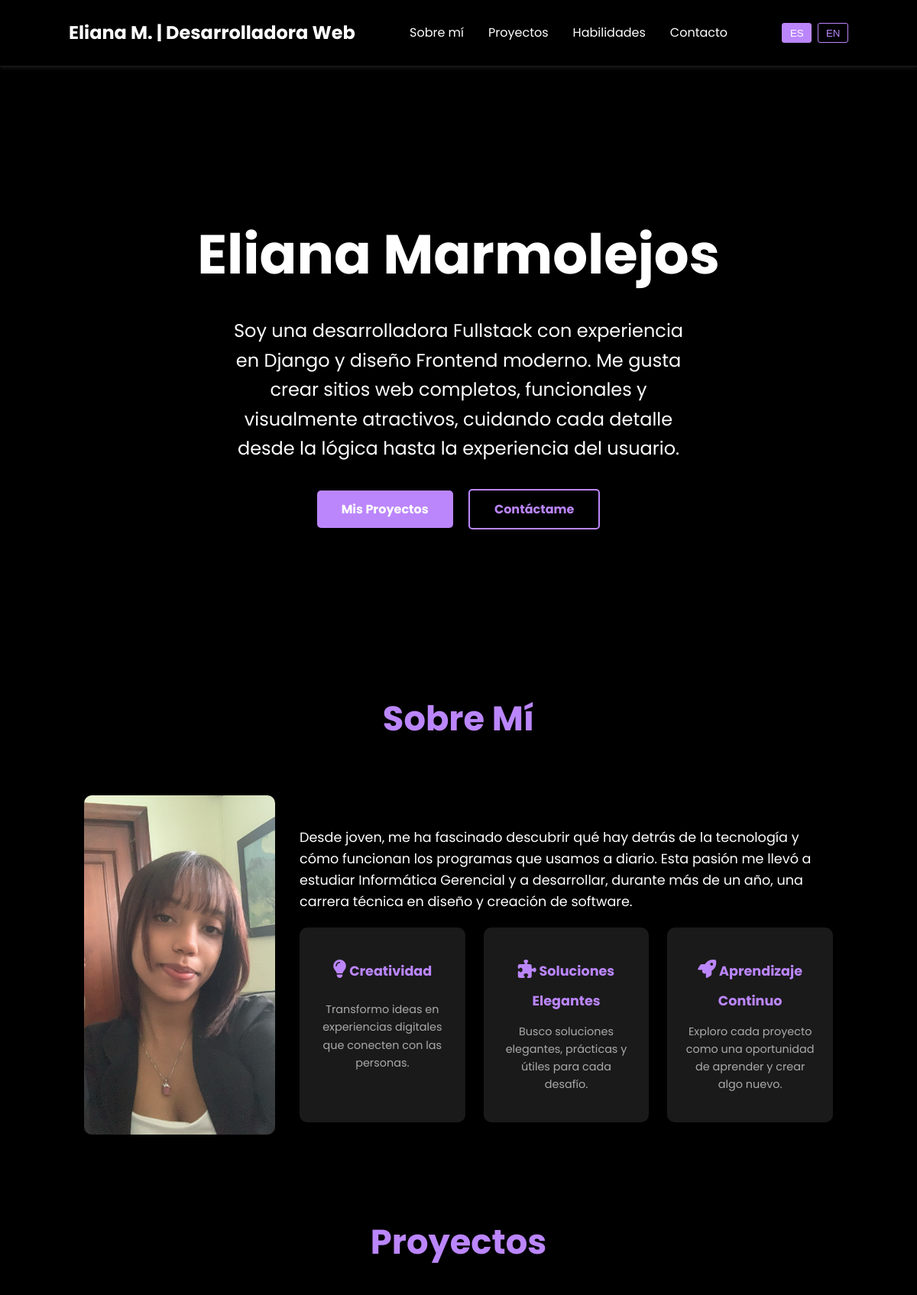
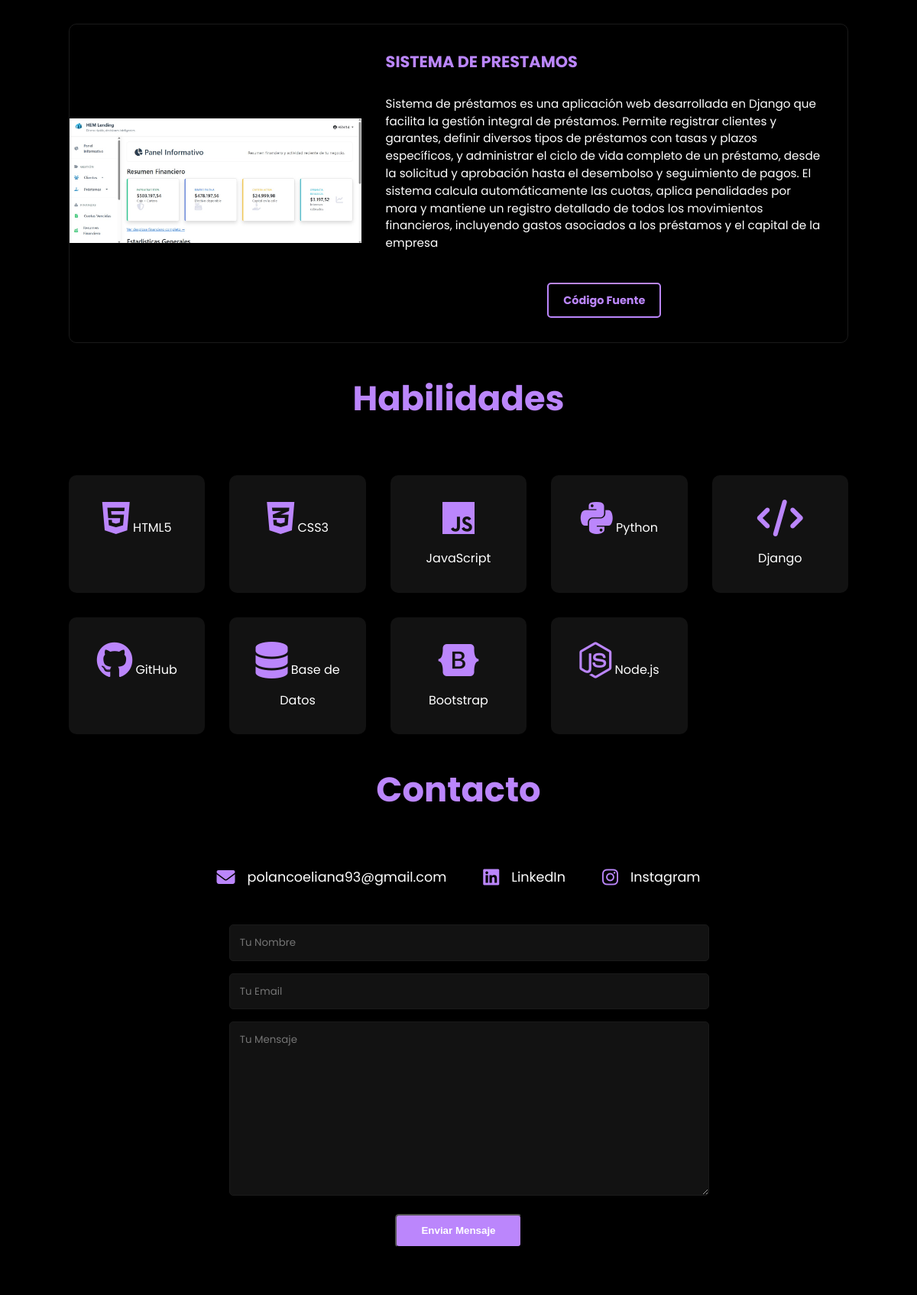
The page / (upper part) on the database its author committed (2 pictures, top to bottom).
### portfolio/models.py (models this page shows, shortened)
class Project(models.Model):
    title = models.CharField(max_length=200)
    title_en = models.CharField(max_length=200, blank=True, null=True)
    description = models.TextField()
    description_en = models.TextField(blank=True, null=True)
    image = models.ImageField(upload_to='projects/')
    demo_link = models.URLField(max_length=200, blank=True, null=True)
    source_link = models.URLField(max_length=200, blank=True, null=True)

### portfolio/views.py (the view)
# urls.py: 2. Add a URL to urlpatterns:  path('', views.home, name='home')
def home(request):
    projects = Project.objects.all()
    if request.method == 'POST':
        form = ContactForm(request.POST)
        if form.is_valid():
            name = form.cleaned_data['name']
            email = form.cleaned_data['email']
            message = form.cleaned_data['message']
            send_mail(
                f'Mensaje de contacto de {name}',
                message,
                email,
                ['tu_admin_email@ejemplo.com'], # Reemplaza con tu email
            )
            messages.success(request, '¡Tu mensaje ha sido enviado con éxito!')
            return redirect('home')
    else:
        form = ContactForm()
    return render(request, 'index.html', {'projects': projects, 'form': form})

### portfolio/forms.py
class ContactForm(forms.Form):
    name = forms.CharField(max_length=100, required=True, widget=forms.TextInput(attrs={
        'placeholder': 'Tu Nombre',
        'data-key': 'your_name'
    }))
    email = forms.EmailField(required=True, widget=forms.EmailInput(attrs={
        'placeholder': 'Tu Email',
        'data-key': 'your_email'
    }))
    message = forms.CharField(required=True, widget=forms.Textarea(attrs={
        'placeholder': 'Tu Mensaje',
        'data-key': 'your_message'
    }))

### templates/index.html (shortened to what this page needs)
{% load static %}
<!DOCTYPE html>
<html lang="es">
<head>
    <link rel="stylesheet" href="https://cdnjs.cloudflare.com/ajax/libs/font-awesome/6.5.2/css/all.min.css">
    <link rel="stylesheet" href="{% static 'css/style.css' %}">
</head>
<body>
    <header>
        <div class="container">
            <div class="logo">
                <a href="#" data-key="web_developer">Eliana M. | Desarrolladora Web</a>
            </div>
            <nav>
                <ul>
                    <li><a href="#about" data-key="about_me">Sobre mí</a></li>
                    <li><a href="#projects" data-key="projects">Proyectos</a></li>
                    <li><a href="#skills" data-key="skills">Habilidades</a></li>
                    <li><a href="#contact" data-key="contact">Contacto</a></li>
                </ul>
            </nav>
            <div class="language-switcher">
                <button id="es-btn" class="active">ES</button>
                <button id="en-btn">EN</button>
            </div>
        </div>
    </header>
    <div class="container">
        <main>
            <section id="home" class="hero">
                <h1 data-key="hero_title">Eliana Marmolejos</h1>
                <p class="subtitle" data-key="hero_subtitle">Soy una desarrolladora Fullstack con experiencia en Django y diseño Frontend moderno. Me gusta crear sitios web completos, funcionales y visualmente atractivos, cuidando cada detalle desde la lógica hasta la experiencia del usuario.</p>
                <div class="hero-buttons">
                    <a href="#projects" class="btn btn-primary" data-key="my_projects">Mis Proyectos</a>
                    <a href="#contact" class="btn btn-secondary" data-key="contact_me">Contáctame</a>
                </div>
            </section>
            <section id="about">
                <h2 class="section-title" data-key="about_me_title">Sobre Mí</h2>
                <div class="about-content">
                    <div class="about-image">
                        <img src="{% static 'images/profile.jpg' %}" alt="Foto de perfil">
                    </div>
                    <div class="about-text">
                        <p class="about-intro" data-key="about_intro">
                            Desde joven, me ha fascinado descubrir qué hay detrás de la tecnología y cómo funcionan los programas que usamos a diario. Esta pasión me llevó a estudiar Informática Gerencial y a desarrollar, durante más de un año, una carrera técnica en diseño y creación de software.
                        </p>
                        <div class="about-values">
                            <div class="value-card">
                                <h3><i class="fas fa-lightbulb"></i> <span data-key="creativity">Creatividad</span></h3>
                                <p data-key="creativity_text">Transformo ideas en experiencias digitales que conecten con las personas.</p>
                            </div>
                            <div class="value-card">
                                <h3><i class="fas fa-puzzle-piece"></i> <span data-key="elegant_solutions">Soluciones Elegantes</span></h3>
                                <p data-key="elegant_solutions_text">Busco soluciones elegantes, prácticas y útiles para cada desafío.</p>
                            </div>
                            <div class="value-card">
                                <h3><i class="fas fa-rocket"></i> <span data-key="continuous_learning">Aprendizaje Continuo</span></h3>
                                <p data-key="continuous_learning_text">Exploro cada proyecto como una oportunidad de aprender y crear algo nuevo.</p>
                            </div>
                        </div>
                    </div>
                </div>
            </section>
            <section id="projects">
                <h2 class="section-title" data-key="projects_title">Proyectos</h2>
                <div class="projects-list">
                    {% for project in projects %}
                    <div class="project-item">
                        <div class="project-image">
                            {% if project.image %}
                            <img src="{{ project.image.url }}" alt="{{ project.title }}">
                            {% endif %}
                        </div>
                        <div class="project-description">
                            <h3 data-key="project_title_{{ project.id }}">{{ project.title }}</h3>
                            <p data-key="project_description_{{ project.id }}">{{ project.description }}</p>
                            <div class="project-links">
                                {% if project.source_link %}
                                <a href="{{ project.source_link }}" class="btn btn-secondary" target="_blank" data-key="source_code">Código Fuente</a>
                                {% endif %}
                            </div>
                        </div>
                    </div>
                    {% endfor %}
                </div>
            </section>
            <section id="skills">
                <h2 class="section-title" data-key="skills_title">Habilidades</h2>
                <div class="skills-grid">
                    <div class="skill-card"><i class="fa-brands fa-html5"></i> HTML5</div>
                    <div class="skill-card"><i class="fa-brands fa-css3-alt"></i> CSS3</div>
                    <div class="skill-card"><i class="fa-brands fa-js"></i> JavaScript</div>
                    <div class="skill-card"><i class="fa-brands fa-python"></i> Python</div>
                    <div class="skill-card"><i class="fas fa-code"></i> Django</div>
                    <div class="skill-card"><i class="fa-brands fa-github"></i> GitHub</div>
                    <div class="skill-card"><i class="fa-solid fa-database"></i> <span data-key="database">Base de Datos</span></div>
                    <div class="skill-card"><i class="fa-brands fa-bootstrap"></i> Bootstrap</div>
                    <div class="skill-card"><i class="fa-brands fa-node-js"></i> Node.js</div>
                </div>
            </section>
            <section id="contact">
                <h2 class="section-title" data-key="contact_title">Contacto</h2>
                <div class="contact-info">
                    <div class="info-item">
                        <i class="fas fa-envelope"></i>
                        <a href="mailto:tu_email@ejemplo.com">polancoeliana93@gmail.com</a>
                    </div>
                    <div class="info-item">
                        <i class="fab fa-linkedin"></i>
                        <a href="linkedin.com/in/eliana-lisbeth-marmolejos-polanco-26911b1aa" target="_blank">LinkedIn</a>
                    </div>
                    <div class="info-item">
                        <i class="fab fa-instagram"></i>
                        <a href="https://www.instagram.com/polanco_eli25?igsh=bWQxamc3dGlhdHFn" target="_blank">Instagram</a>
                    </div>
                </div>
                <form class="contact-form" method="post" action="{% url 'home' %}#contact">
                    <div class="form-group">
                        {{ form.name }}
                    </div>
                    <div class="form-group">
                        {{ form.email }}
                    </div>
                    <div class="form-group">
                        {{ form.message }}
                    </div>
                    <button type="submit" class="btn btn-primary" data-key="send_message">Enviar Mensaje</button>
                </form>
            </section>
        </main>
    </div>
</body>
</html>

### rows shown on the page
Project: image (picture), title "SISTEMA DE PRESTAMOS", description "Sistema de préstamos es una aplicación web desarrollada en Django que facilita la gestión integral de préstamos. Permite registrar clientes y garantes, definir diversos tipos de préstamos con tasas y plazos específicos, y administrar el ciclo de vida completo de un préstamo, desde la solicitud y aprobación hasta el desembolso y seguimiento de pagos. El sistema calcula automáticamente las cuotas, aplica penalidades por mora y mantiene un registro detallado de todos los movimientos financieros, incluyendo gastos asociados a los préstamos y el capital de la empresa"
